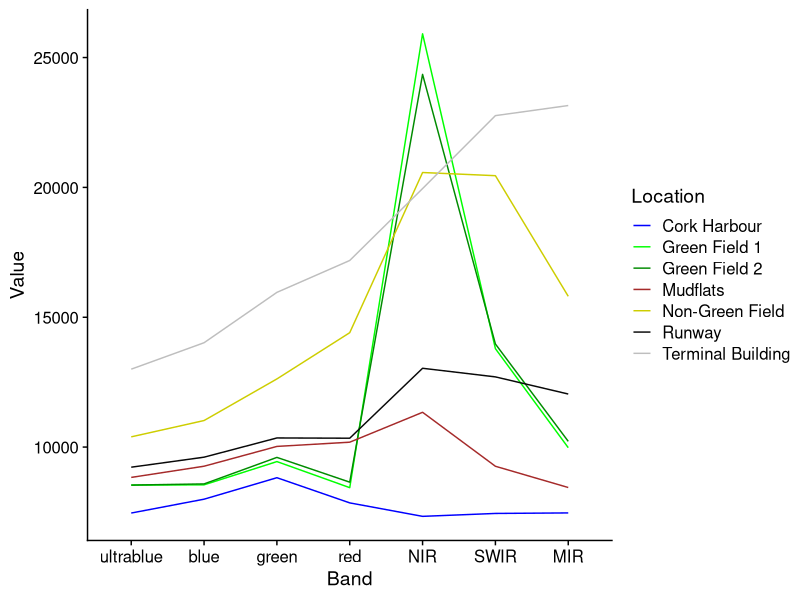

Recreate this plot in R.
library(tidyverse)
dat <- read_csv('reflectance.csv')
dat$Band <- factor(dat$Band, levels = c("ultrablue", "blue", "green", "red", "NIR", "SWIR", "MIR"))

ggplot(data = dat, aes(x = Band, y = Value, group = Location, color = Location)) + 
  geom_line() + 
  theme_dark() + 
  cowplot::theme_cowplot() + 
  scale_color_manual(values = c("Cork Harbour" = "blue", "Mudflats" = "brown", "Runway" = "grey3", "Terminal Building" = "grey", "Green Field 1" = "green1", "Green Field 2" = "green4","Non-Green Field" =  "yellow3"))
